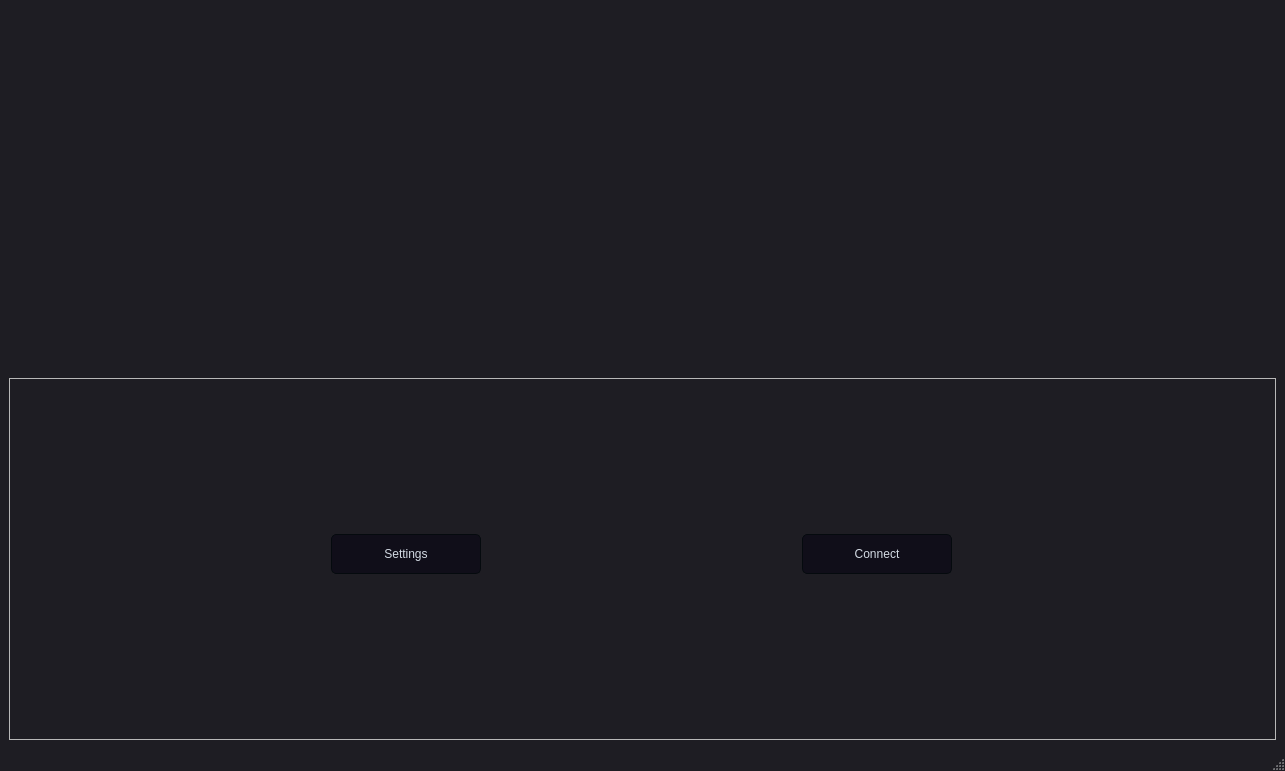
<?xml version="1.0" encoding="UTF-8"?>
<ui version="4.0">
 <class>MainWindow</class>
 <widget class="QMainWindow" name="MainWindow">
  <property name="geometry">
   <rect>
    <x>0</x>
    <y>0</y>
    <width>1285</width>
    <height>771</height>
   </rect>
  </property>
  <property name="sizePolicy">
   <sizepolicy hsizetype="Expanding" vsizetype="Expanding">
    <horstretch>0</horstretch>
    <verstretch>0</verstretch>
   </sizepolicy>
  </property>
  <property name="windowTitle">
   <string>MainWindow</string>
  </property>
  <property name="styleSheet">
   <string notr="true">/*
Material Dark Style Sheet for QT Applications
Author: Jaime A. Quiroga P.
Inspired on https://github.com/jxfwinter/qt-material-stylesheet
Company: GTRONICK
Last updated: 04/12/2018, 15:00.
Available at: https://github.com/GTRONICK/QSS/blob/master/MaterialDark.qss
*/
QMainWindow {
	background-color:#1e1d23;
}
QDialog {
	background-color:#1e1d23;
}
QColorDialog {
	background-color:#1e1d23;
}
QTextEdit {
	background-color:#1e1d23;
	color: #a9b7c6;
}
QPlainTextEdit {
	selection-background-color:#007b50;
	background-color:#1e1d23;
	border-style: solid;
	border-top-color: transparent;
	border-right-color: transparent;
	border-left-color: transparent;
	border-bottom-color: transparent;
	border-width: 1px;
	color: #a9b7c6;
}
/*
Neon Style Sheet for QT Applications (QpushButton)
Author: Jaime A. Quiroga P.
Company: GTRONICK
Last updated: 24/10/2020, 15:42.
Available at: https://github.com/GTRONICK/QSS/blob/master/NeonButtons.qss
*/
QPushButton{
	border-style: solid;
	border-color: #050a0e;
	border-width: 1px;
	border-radius: 5px;
	color: #d3dae3;
	padding: 2px;
	background-color: #100E19;
}
QPushButton::default{
	border-style: solid;
	border-color: #050a0e;
	border-width: 1px;
	border-radius: 5px;
	color: #FFFFFF;
	padding: 2px;
	background-color: #151a1e;
}
QPushButton:hover{
	border-style: solid;
	border-top-color: qlineargradient(spread:pad, x1:0, y1:1, x2:1, y2:1, stop:0 #C0DB50, stop:0.4 #C0DB50, stop:0.5 #100E19, stop:1 #100E19);
    border-bottom-color: qlineargradient(spread:pad, x1:0, y1:1, x2:1, y2:1, stop:0 #100E19, stop:0.5 #100E19, stop:0.6 #C0DB50, stop:1 #C0DB50);
    border-left-color: qlineargradient(spread:pad, x1:0, y1:0, x2:0, y2:1, stop:0 #C0DB50, stop:0.3 #C0DB50, stop:0.7 #100E19, stop:1 #100E19);
    border-right-color: qlineargradient(spread:pad, x1:0, y1:1, x2:0, y2:0, stop:0 #C0DB50, stop:0.3 #C0DB50, stop:0.7 #100E19, stop:1 #100E19);
	border-width: 2px;
    border-radius: 1px;
	color: #d3dae3;
	padding: 2px;
}
QPushButton:pressed{
	border-style: solid;
	border-top-color: qlineargradient(spread:pad, x1:0, y1:1, x2:1, y2:1, stop:0 #d33af1, stop:0.4 #d33af1, stop:0.5 #100E19, stop:1 #100E19);
    border-bottom-color: qlineargradient(spread:pad, x1:0, y1:1, x2:1, y2:1, stop:0 #100E19, stop:0.5 #100E19, stop:0.6 #d33af1, stop:1 #d33af1);
    border-left-color: qlineargradient(spread:pad, x1:0, y1:0, x2:0, y2:1, stop:0 #d33af1, stop:0.3 #d33af1, stop:0.7 #100E19, stop:1 #100E19);
    border-right-color: qlineargradient(spread:pad, x1:0, y1:1, x2:0, y2:0, stop:0 #d33af1, stop:0.3 #d33af1, stop:0.7 #100E19, stop:1 #100E19);
	border-width: 2px;
    border-radius: 1px;
	color: #d3dae3;
	padding: 2px;
}

QPushButton:disabled{
	border-style: solid;
	border-top-color: transparent;
	border-right-color: transparent;
	border-left-color: transparent;
	border-bottom-color: #808086;
	border-bottom-width: 2px;
	border-style: solid;
	color: #808086;
	padding-bottom: 1px;
	background-color: #1e1d23;
}


QToolButton {
	border-style: solid;
	border-top-color: transparent;
	border-right-color: transparent;
	border-left-color: transparent;
	border-bottom-color: #04b97f;
	border-bottom-width: 1px;
	border-style: solid;
	color: #a9b7c6;
	padding: 2px;
	background-color: #1e1d23;
}



QLineEdit {
	border-width: 1px; border-radius: 4px;
	border-color: rgb(58, 58, 58);
	border-style: inset;
	padding: 0 8px;
	color: #a9b7c6;
	background:#1e1d23;
	selection-background-color:#007b50;
	selection-color: #FFFFFF;
}
QLabel {
	color: #a9b7c6;
}
QLCDNumber {
	color: #37e6b4;
}
QProgressBar {
	text-align: center;
	color: rgb(240, 240, 240);
	border-width: 1px; 
	border-radius: 10px;
	border-color: rgb(58, 58, 58);
	border-style: inset;
	background-color:#1e1d23;
}
QProgressBar::chunk {
	background-color: #04b97f;
	border-radius: 5px;
}
QMenuBar {
	background-color: #1e1d23;
}
QMenuBar::item {
	color: #a9b7c6;
  	spacing: 3px;
  	padding: 1px 4px;
  	background: #1e1d23;
}

QMenuBar::item:selected {
  	background:#1e1d23;
	color: #FFFFFF;
}
QMenu::item:selected {
	border-style: solid;
	border-top-color: transparent;
	border-right-color: transparent;
	border-left-color: #04b97f;
	border-bottom-color: transparent;
	border-left-width: 2px;
	color: #FFFFFF;
	padding-left:15px;
	padding-top:4px;
	padding-bottom:4px;
	padding-right:7px;
	background-color: #1e1d23;
}
QMenu::item {
	border-style: solid;
	border-top-color: transparent;
	border-right-color: transparent;
	border-left-color: transparent;
	border-bottom-color: transparent;
	border-bottom-width: 1px;
	border-style: solid;
	color: #a9b7c6;
	padding-left:17px;
	padding-top:4px;
	padding-bottom:4px;
	padding-right:7px;
	background-color: #1e1d23;
}
QMenu{
	background-color:#1e1d23;
}
QTabWidget {
	color:rgb(0,0,0);
	background-color:#1e1d23;
}
QTabWidget::pane {
		border-color: rgb(77,77,77);
		background-color:#1e1d23;
		border-style: solid;
		border-width: 1px;
    	border-radius: 6px;
}
QTabBar::tab {
	border-style: solid;
	border-top-color: transparent;
	border-right-color: transparent;
	border-left-color: transparent;
	border-bottom-color: transparent;
	border-bottom-width: 1px;
	border-style: solid;
	color: #808086;
	padding: 3px;
	margin-left:3px;
	background-color: #1e1d23;
}
QTabBar::tab:selected, QTabBar::tab:last:selected, QTabBar::tab:hover {
  	border-style: solid;
	border-top-color: transparent;
	border-right-color: transparent;
	border-left-color: transparent;
	border-bottom-color: #04b97f;
	border-bottom-width: 2px;
	border-style: solid;
	color: #FFFFFF;
	padding-left: 3px;
	padding-bottom: 2px;
	margin-left:3px;
	background-color: #1e1d23;
}

QCheckBox {
	color: #a9b7c6;
	padding: 2px;
}
QCheckBox:disabled {
	color: #808086;
	padding: 2px;
}

QCheckBox:hover {
	border-radius:4px;
	border-style:solid;
	padding-left: 1px;
	padding-right: 1px;
	padding-bottom: 1px;
	padding-top: 1px;
	border-width:1px;
	border-color: rgb(87, 97, 106);
	background-color:#1e1d23;
}
QCheckBox::indicator:checked {

	height: 10px;
	width: 10px;
	border-style:solid;
	border-width: 1px;
	border-color: #04b97f;
	color: #a9b7c6;
	background-color: #04b97f;
}
QCheckBox::indicator:unchecked {

	height: 10px;
	width: 10px;
	border-style:solid;
	border-width: 1px;
	border-color: #04b97f;
	color: #a9b7c6;
	background-color: transparent;
}
QRadioButton {
	color: #a9b7c6;
	background-color: #1e1d23;
	padding: 1px;
}
QRadioButton::indicator:checked {
	height: 10px;
	width: 10px;
	border-style:solid;
	border-radius:5px;
	border-width: 1px;
	border-color: #04b97f;
	color: #a9b7c6;
	background-color: #04b97f;
}
QRadioButton::indicator:!checked {
	height: 10px;
	width: 10px;
	border-style:solid;
	border-radius:5px;
	border-width: 1px;
	border-color: #04b97f;
	color: #a9b7c6;
	background-color: transparent;
}
QStatusBar {
	color:#027f7f;
}
QSpinBox {
	color: #a9b7c6;	
	background-color: #1e1d23;
}
QDoubleSpinBox {
	color: #a9b7c6;	
	background-color: #1e1d23;
}
QTimeEdit {
	color: #a9b7c6;	
	background-color: #1e1d23;
}
QDateTimeEdit {
	color: #a9b7c6;	
	background-color: #1e1d23;
}
QDateEdit {
	color: #a9b7c6;	
	background-color: #1e1d23;
}
QComboBox {
	color: #a9b7c6;	
	background: #1e1d23;
}
QComboBox:editable {
	background: #1e1d23;
	color: #a9b7c6;
	selection-background-color: #1e1d23;
}
QComboBox QAbstractItemView {
	color: #a9b7c6;	
	background: #1e1d23;
	selection-color: #FFFFFF;
	selection-background-color: #1e1d23;
}
QComboBox:!editable:on, QComboBox::drop-down:editable:on {
	color: #a9b7c6;	
	background: #1e1d23;
}
QFontComboBox {
	color: #a9b7c6;	
	background-color: #1e1d23;
}
QToolBox {
	color: #a9b7c6;
	background-color: #1e1d23;
}
QToolBox::tab {
	color: #a9b7c6;
	background-color: #1e1d23;
}
QToolBox::tab:selected {
	color: #FFFFFF;
	background-color: #1e1d23;
}
QScrollArea {
	color: #FFFFFF;
	background-color: #1e1d23;
}
QSlider::groove:horizontal {
	height: 5px;
	background: #04b97f;
}
QSlider::groove:vertical {
	width: 5px;
	background: #04b97f;
}
QSlider::handle:horizontal {
	background: qlineargradient(x1:0, y1:0, x2:1, y2:1, stop:0 #b4b4b4, stop:1 #8f8f8f);
	border: 1px solid #5c5c5c;
	width: 14px;
	margin: -5px 0;
	border-radius: 7px;
}
QSlider::handle:vertical {
	background: qlineargradient(x1:1, y1:1, x2:0, y2:0, stop:0 #b4b4b4, stop:1 #8f8f8f);
	border: 1px solid #5c5c5c;
	height: 14px;
	margin: 0 -5px;
	border-radius: 7px;
}
QSlider::add-page:horizontal {
    background: white;
}
QSlider::add-page:vertical {
    background: white;
}
QSlider::sub-page:horizontal {
    background: #04b97f;
}
QSlider::sub-page:vertical {
    background: #04b97f;
}</string>
  </property>
  <widget class="QWidget" name="centralwidget">
   <layout class="QVBoxLayout" name="verticalLayout_2">
    <item>
     <widget class="FlatTabWidget" name="widget" native="true">
      <property name="styleSheet">
       <string notr="true"/>
      </property>
     </widget>
    </item>
    <item>
     <widget class="QFrame" name="frame">
      <property name="styleSheet">
       <string notr="true"/>
      </property>
      <property name="frameShape">
       <enum>QFrame::Shape::StyledPanel</enum>
      </property>
      <property name="frameShadow">
       <enum>QFrame::Shadow::Raised</enum>
      </property>
      <layout class="QHBoxLayout" name="horizontalLayout_3">
       <property name="spacing">
        <number>0</number>
       </property>
       <property name="sizeConstraint">
        <enum>QLayout::SizeConstraint::SetDefaultConstraint</enum>
       </property>
       <property name="leftMargin">
        <number>0</number>
       </property>
       <property name="topMargin">
        <number>0</number>
       </property>
       <property name="rightMargin">
        <number>0</number>
       </property>
       <property name="bottomMargin">
        <number>30</number>
       </property>
       <item>
        <widget class="QPushButton" name="setting">
         <property name="minimumSize">
          <size>
           <width>100</width>
           <height>40</height>
          </size>
         </property>
         <property name="maximumSize">
          <size>
           <width>150</width>
           <height>20</height>
          </size>
         </property>
         <property name="styleSheet">
          <string notr="true"/>
         </property>
         <property name="text">
          <string>Settings</string>
         </property>
        </widget>
       </item>
       <item>
        <widget class="QPushButton" name="connectButton">
         <property name="minimumSize">
          <size>
           <width>100</width>
           <height>40</height>
          </size>
         </property>
         <property name="maximumSize">
          <size>
           <width>150</width>
           <height>20</height>
          </size>
         </property>
         <property name="text">
          <string>Connect</string>
         </property>
        </widget>
       </item>
      </layout>
     </widget>
    </item>
   </layout>
  </widget>
  <widget class="QMenuBar" name="menubar">
   <property name="geometry">
    <rect>
     <x>0</x>
     <y>0</y>
     <width>1285</width>
     <height>18</height>
    </rect>
   </property>
  </widget>
  <widget class="QStatusBar" name="statusbar"/>
 </widget>
 <customwidgets>
  <customwidget>
   <class>FlatTabWidget</class>
   <extends>QWidget</extends>
   <header location="global">flattabwidget.h</header>
   <container>1</container>
  </customwidget>
 </customwidgets>
 <resources/>
 <connections/>
</ui>
